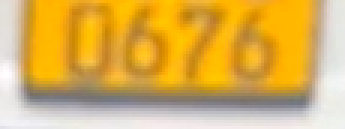
#> input picture backend/bot_raw.png, 115 x 43 px (shown 3 times larger)
$ python -i preprocess.py   (imports and definitions only)
#> lines starting #> are read from the running program, lines starting #| are printed output that depends on the picture
#> further down, picture is the input picture: shape (43, 115, 3); mean B, G, R 90.8, 177.1, 217.9
"""
=========================================================
Adaptive Plate Preprocessor
=========================================================

Author : Senitha Kahatapitiya

Applies preprocessing dynamically based on the
recommendations from ImageQualityAnalyzer.
"""

import cv2
import numpy as np

try:
    from ai.config import OCR_WIDTH, OCR_HEIGHT
except ImportError:
    from config import OCR_WIDTH, OCR_HEIGHT


class PlatePreprocessor:

    def __init__(self):
        pass

    # ---------------------------------------------------------
    # Resize
    # ---------------------------------------------------------

    # [22 lines left out: functions resize, gamma, not called in this run]

    def clahe(self, image):
        """Mild CLAHE for low-contrast images."""
        if image is None or image.size == 0:
            return image
        gray = cv2.cvtColor(
            image,
            cv2.COLOR_BGR2GRAY
        )
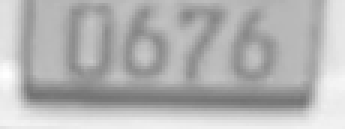
#> gray: shape (43, 115) (shown 3 times larger); min 114, max 254, mean 179.4
        clahe = cv2.createCLAHE(
            clipLimit=1.5,
            tileGridSize=(8, 8)
        )
        gray = clahe.apply(gray)
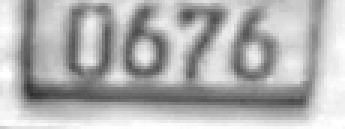
#> gray: shape (43, 115) (shown 3 times larger); min 48, max 255, mean 176.6
        return cv2.cvtColor(
            gray,
            cv2.COLOR_GRAY2BGR
        )

    # [27 lines left out: functions sharpen, process, not called in this run]

>>> import cv2
>>> picture = cv2.imread('../../bot_raw.png')
>>> result = PlatePreprocessor().clahe(picture)

$ run again, on backend/aqua_crop.png
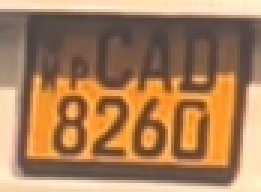
#> input picture backend/aqua_crop.png, 87 x 64 px (shown 3 times larger)
#> picture is the input picture: shape (64, 87, 3); mean B, G, R 90.6, 127.5, 169.3
#> in clahe, `gray = cv2.cvtColor( image, cv2.COLOR_BGR2GRAY )`:
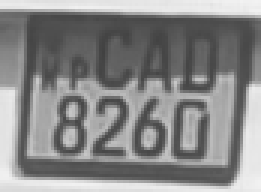
#> gray: shape (64, 87) (shown 3 times larger); min 65, max 242, mean 135.8
#> in clahe, `gray = clahe.apply(gray)`:
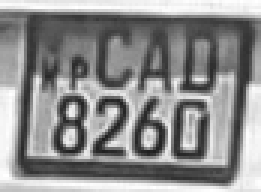
#> gray: shape (64, 87) (shown 3 times larger); min 30, max 255, mean 141
